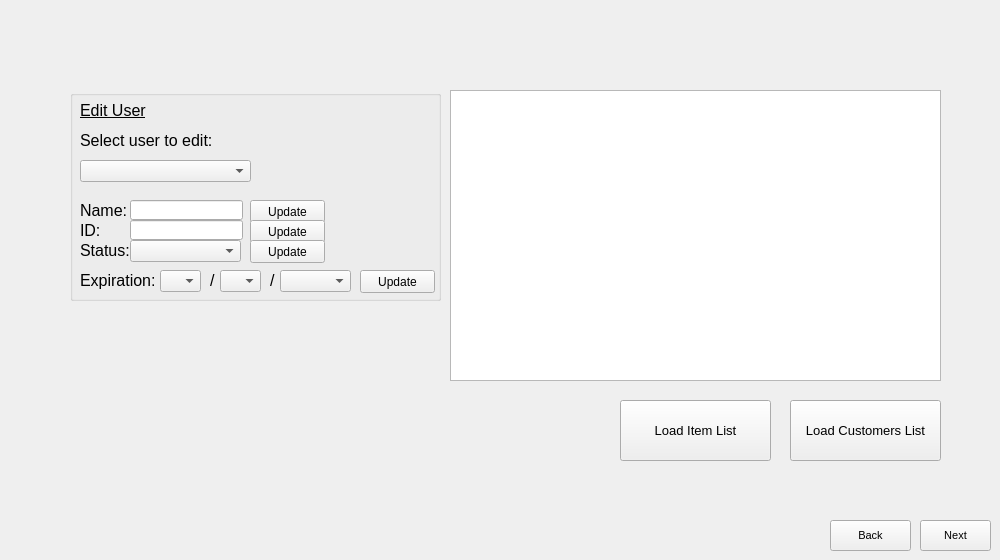
    <widget class="QWidget" name="page_4">
     <widget class="QPushButton" name="pushButton_16">
      <property name="geometry">
       <rect>
        <x>830</x>
        <y>520</y>
        <width>81</width>
        <height>31</height>
       </rect>
      </property>
      <property name="font">
       <font>
        <pointsize>8</pointsize>
       </font>
      </property>
      <property name="styleSheet">
       <string notr="true">background:rgba(255,255,255,.5);</string>
      </property>
      <property name="text">
       <string>Back</string>
      </property>
     </widget>
     <widget class="QGroupBox" name="groupBox_7">
      <property name="geometry">
       <rect>
        <x>70</x>
        <y>90</y>
        <width>371</width>
        <height>211</height>
       </rect>
      </property>
      <property name="styleSheet">
       <string notr="true">background:rgba(255,255,255,.5);

</string>
      </property>
      <property name="title">
       <string/>
      </property>
      <widget class="QLabel" name="label_12">
       <property name="geometry">
        <rect>
         <x>10</x>
         <y>10</y>
         <width>111</width>
         <height>21</height>
        </rect>
       </property>
       <property name="font">
        <font>
         <pointsize>12</pointsize>
         <underline>true</underline>
        </font>
       </property>
       <property name="styleSheet">
        <string notr="true">background:rgba(255,255,255,.0);</string>
       </property>
       <property name="text">
        <string>Edit User</string>
       </property>
      </widget>
      <widget class="QLabel" name="label_25">
       <property name="geometry">
        <rect>
         <x>10</x>
         <y>40</y>
         <width>181</width>
         <height>21</height>
        </rect>
       </property>
       <property name="font">
        <font>
         <pointsize>12</pointsize>
        </font>
       </property>
       <property name="styleSheet">
        <string notr="true">background:rgba(255,255,255,.0);</string>
       </property>
       <property name="text">
        <string>Select user to edit:</string>
       </property>
      </widget>
      <widget class="QComboBox" name="comboBox_4">
       <property name="geometry">
        <rect>
         <x>10</x>
         <y>70</y>
         <width>171</width>
         <height>22</height>
        </rect>
       </property>
      </widget>
      <widget class="QLabel" name="label_26">
       <property name="geometry">
        <rect>
         <x>10</x>
         <y>110</y>
         <width>51</width>
         <height>21</height>
        </rect>
       </property>
       <property name="font">
        <font>
         <pointsize>12</pointsize>
        </font>
       </property>
       <property name="styleSheet">
        <string notr="true">background:rgba(255,255,255,.0);</string>
       </property>
       <property name="text">
        <string>Name:</string>
       </property>
      </widget>
      <widget class="QLabel" name="label_27">
       <property name="geometry">
        <rect>
         <x>10</x>
         <y>130</y>
         <width>41</width>
         <height>21</height>
        </rect>
       </property>
       <property name="font">
        <font>
         <pointsize>12</pointsize>
        </font>
       </property>
       <property name="styleSheet">
        <string notr="true">background:rgba(255,255,255,.0);</string>
       </property>
       <property name="text">
        <string>ID:</string>
       </property>
      </widget>
      <widget class="QLabel" name="label_28">
       <property name="geometry">
        <rect>
         <x>10</x>
         <y>150</y>
         <width>51</width>
         <height>21</height>
        </rect>
       </property>
       <property name="font">
        <font>
         <pointsize>12</pointsize>
        </font>
       </property>
       <property name="styleSheet">
        <string notr="true">background:rgba(255,255,255,.0);</string>
       </property>
       <property name="text">
        <string>Status:</string>
       </property>
      </widget>
      <widget class="QLabel" name="label_29">
       <property name="geometry">
        <rect>
         <x>10</x>
         <y>180</y>
         <width>81</width>
         <height>21</height>
        </rect>
       </property>
       <property name="font">
        <font>
         <pointsize>12</pointsize>
        </font>
       </property>
       <property name="styleSheet">
        <string notr="true">background:rgba(255,255,255,.0);</string>
       </property>
       <property name="text">
        <string>Expiration:</string>
       </property>
      </widget>
      <widget class="QLineEdit" name="lineEdit_2">
       <property name="geometry">
        <rect>
         <x>60</x>
         <y>110</y>
         <width>113</width>
         <height>20</height>
        </rect>
       </property>
      </widget>
      <widget class="QLineEdit" name="lineEdit_5">
       <property name="geometry">
        <rect>
         <x>60</x>
         <y>130</y>
         <width>113</width>
         <height>20</height>
        </rect>
       </property>
      </widget>
      <widget class="QComboBox" name="comboBox_5">
       <property name="geometry">
        <rect>
         <x>60</x>
         <y>150</y>
         <width>111</width>
         <height>22</height>
        </rect>
       </property>
      </widget>
      <widget class="QLabel" name="label_30">
       <property name="geometry">
        <rect>
         <x>140</x>
         <y>180</y>
         <width>16</width>
         <height>21</height>
        </rect>
       </property>
       <property name="font">
        <font>
         <pointsize>12</pointsize>
        </font>
       </property>
       <property name="styleSheet">
        <string notr="true">background:rgba(255,255,255,.0);</string>
       </property>
       <property name="text">
        <string>/</string>
       </property>
      </widget>
      <widget class="QLabel" name="label_31">
       <property name="geometry">
        <rect>
         <x>200</x>
         <y>180</y>
         <width>16</width>
         <height>21</height>
        </rect>
       </property>
       <property name="font">
        <font>
         <pointsize>12</pointsize>
        </font>
       </property>
       <property name="styleSheet">
        <string notr="true">background:rgba(255,255,255,.0);</string>
       </property>
       <property name="text">
        <string>/</string>
       </property>
      </widget>
      <widget class="QComboBox" name="comboBox_6">
       <property name="geometry">
        <rect>
         <x>90</x>
         <y>180</y>
         <width>41</width>
         <height>22</height>
        </rect>
       </property>
      </widget>
      <widget class="QComboBox" name="comboBox_7">
       <property name="geometry">
        <rect>
         <x>150</x>
         <y>180</y>
         <width>41</width>
         <height>22</height>
        </rect>
       </property>
      </widget>
      <widget class="QComboBox" name="comboBox_8">
       <property name="geometry">
        <rect>
         <x>210</x>
         <y>180</y>
         <width>71</width>
         <height>22</height>
        </rect>
       </property>
      </widget>
      <widget class="QPushButton" name="pushButton_19">
       <property name="geometry">
        <rect>
         <x>180</x>
         <y>110</y>
         <width>75</width>
         <height>23</height>
        </rect>
       </property>
       <property name="text">
        <string>Update</string>
       </property>
      </widget>
      <widget class="QPushButton" name="pushButton_20">
       <property name="geometry">
        <rect>
         <x>180</x>
         <y>130</y>
         <width>75</width>
         <height>23</height>
        </rect>
       </property>
       <property name="text">
        <string>Update</string>
       </property>
      </widget>
      <widget class="QPushButton" name="pushButton_21">
       <property name="geometry">
        <rect>
         <x>180</x>
         <y>150</y>
         <width>75</width>
         <height>23</height>
        </rect>
       </property>
       <property name="text">
        <string>Update</string>
       </property>
      </widget>
      <widget class="QPushButton" name="pushButton_22">
       <property name="geometry">
        <rect>
         <x>290</x>
         <y>180</y>
         <width>75</width>
         <height>23</height>
        </rect>
       </property>
       <property name="text">
        <string>Update</string>
       </property>
      </widget>
     </widget>
     <widget class="QTableView" name="tableView_2">
      <property name="geometry">
       <rect>
        <x>450</x>
        <y>90</y>
        <width>491</width>
        <height>291</height>
       </rect>
      </property>
      <property name="styleSheet">
       <string notr="true">background:rgba(255,255,255,.10);
</string>
      </property>
     </widget>
     <widget class="QPushButton" name="pushButton_17">
      <property name="geometry">
       <rect>
        <x>620</x>
        <y>400</y>
        <width>151</width>
        <height>61</height>
       </rect>
      </property>
      <property name="font">
       <font>
        <pointsize>10</pointsize>
       </font>
      </property>
      <property name="styleSheet">
       <string notr="true">background:rgba(255,255,255,.5);
</string>
      </property>
      <property name="text">
       <string>Load Item List</string>
      </property>
     </widget>
     <widget class="QPushButton" name="pushButton_18">
      <property name="geometry">
       <rect>
        <x>790</x>
        <y>400</y>
        <width>151</width>
        <height>61</height>
       </rect>
      </property>
      <property name="font">
       <font>
        <pointsize>10</pointsize>
       </font>
      </property>
      <property name="styleSheet">
       <string notr="true">background:rgba(255,255,255,.5);</string>
      </property>
      <property name="text">
       <string>Load Customers List</string>
      </property>
     </widget>
     <widget class="QPushButton" name="pushButton_23">
      <property name="geometry">
       <rect>
        <x>920</x>
        <y>520</y>
        <width>71</width>
        <height>31</height>
       </rect>
      </property>
      <property name="font">
       <font>
        <pointsize>8</pointsize>
       </font>
      </property>
      <property name="styleSheet">
       <string notr="true">background:rgba(255,255,255,.5);</string>
      </property>
      <property name="text">
       <string>Next</string>
      </property>
     </widget>
    </widget>
